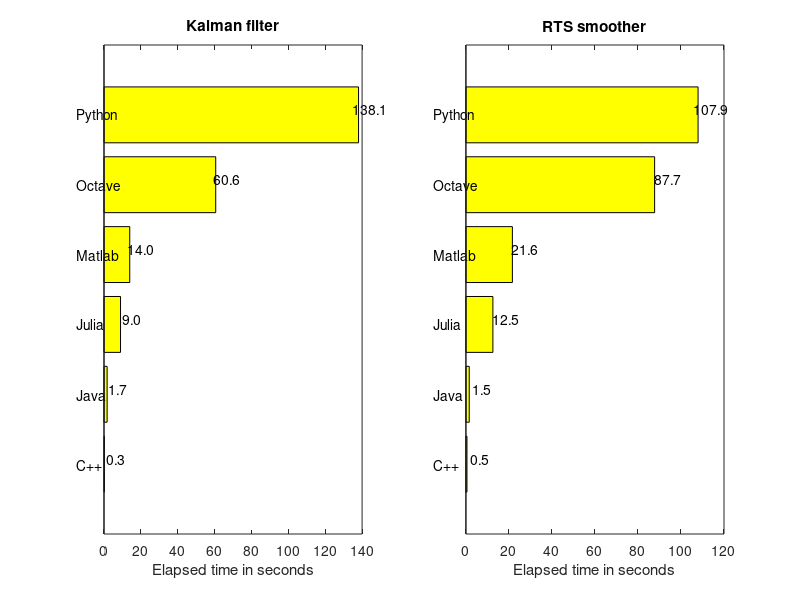

This chart was generated by the following MATLAB code:



names = {'C++','Java','Julia','Matlab','Octave','Python'};
f_times = [0.256905 1.699 8.960016802 13.968916 60.6021 138.077860117];
s_times = [0.490346 1.543 12.547804952 21.610301 87.7424 107.945866108];

clf;


for i=1:2
    subplot(1,2,i);
    
    x = 1:length(names);
    if i == 1
        y = f_times;
        titl = 'Kalman filter';
    else
        y = s_times;
        titl = 'RTS smoother';
    end

    h = barh(x,y) ; % create bar
    set(h,'FaceColor',[1 1 0]);

    th = [];
    lbl = [];
    for i=1:numel(y), % create annotations
      % store the handles for later use
      th(i) = text(y(i)+6,x(i),sprintf('%.1f',y(i))) ;
      lbl(i) = text(-15,x(i),names{i}) ;
    end
    set(gca,'YTick',[])
    xlabel('Elapsed time in seconds');

    % center all annotations at once using the handles
    set(th,'horizontalalignment','center', ...
    'verticalalignment','bottom') ; 

    title(titl);
end

rel_tot = f_times + s_times;
rel_tot = rel_tot / rel_tot(1);

for i=1:length(names)
    fprintf('%-7s ',names{i});
    if i < length(names)
        fprintf('& ');
    else
        fprintf('\\\\ \n');
    end
end

for i=1:length(names)
    fprintf('%-7d ',round(rel_tot(i)));
    if i < length(names)
        fprintf('& ');
    else
        fprintf('\\\\ \n');
    end
end

